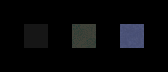

Rendered tile map (Tiled .tmx) drawn with the repository's tilesets; below, a short description and the map source with its tile grids summarised:
An orthogonal 7x3 tile map with 24x24 px tiles, 3 tile layers (Regions, Input_set, Output_Ground), 2 tilesets.

<map version="1.4" tiledversion="1.4.2" orientation="orthogonal" renderorder="right-down" width="7" height="3" tilewidth="24" tileheight="24" infinite="0" nextlayerid="4" nextobjectid="1">
 <properties>
  <property name="AutomappingRadius" value="3" />
  <property name="DeleteTiles" value="yes" />
 </properties>
 <tileset firstgid="1" name="sewer_tileset" tilewidth="24" tileheight="24" tilecount="72" columns="8">
  <image source="../sewer_tileset.png" trans="ff00ff" width="192" height="217" />
 </tileset>
 <tileset firstgid="73" name="rules_sewers" tilewidth="24" tileheight="24" tilecount="6" columns="3">
  <image source="rules_sewers.png" width="72" height="48" />
 </tileset>
 <layer id="1" name="Regions" width="7" height="3">
  <data>[21 cells, 3 non-empty, 1 distinct tile ids]</data>
 </layer>
 <layer id="2" name="Input_set" width="7" height="3">
  <data>[21 cells, 3 non-empty, 3 distinct tile ids]</data>
 </layer>
 <layer id="3" name="Output_Ground" width="7" height="3">
  <data>[21 cells, 3 non-empty, 3 distinct tile ids]</data>
 </layer>
</map>
